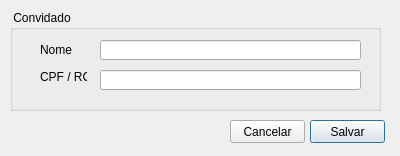
<?xml version="1.0" encoding="UTF-8"?>
<ui version="4.0">
 <class>NewEditInvited</class>
 <widget class="QDialog" name="NewEditInvited">
  <property name="geometry">
   <rect>
    <x>0</x>
    <y>0</y>
    <width>400</width>
    <height>156</height>
   </rect>
  </property>
  <property name="windowTitle">
   <string>Dialog</string>
  </property>
  <widget class="QGroupBox" name="groupBox">
   <property name="geometry">
    <rect>
     <x>10</x>
     <y>10</y>
     <width>371</width>
     <height>101</height>
    </rect>
   </property>
   <property name="title">
    <string> Convidado</string>
   </property>
   <widget class="QLabel" name="label">
    <property name="geometry">
     <rect>
      <x>30</x>
      <y>33</y>
      <width>47</width>
      <height>13</height>
     </rect>
    </property>
    <property name="text">
     <string>Nome</string>
    </property>
   </widget>
   <widget class="QLabel" name="label_2">
    <property name="geometry">
     <rect>
      <x>30</x>
      <y>60</y>
      <width>47</width>
      <height>13</height>
     </rect>
    </property>
    <property name="text">
     <string>CPF / RG</string>
    </property>
   </widget>
   <widget class="QLineEdit" name="lineEditName">
    <property name="geometry">
     <rect>
      <x>90</x>
      <y>30</y>
      <width>261</width>
      <height>20</height>
     </rect>
    </property>
   </widget>
   <widget class="QLineEdit" name="lineEditCPF">
    <property name="geometry">
     <rect>
      <x>90</x>
      <y>60</y>
      <width>261</width>
      <height>20</height>
     </rect>
    </property>
   </widget>
  </widget>
  <widget class="QPushButton" name="pushButtonSave">
   <property name="geometry">
    <rect>
     <x>310</x>
     <y>120</y>
     <width>75</width>
     <height>23</height>
    </rect>
   </property>
   <property name="text">
    <string>Salvar</string>
   </property>
  </widget>
  <widget class="QPushButton" name="pushButtonCancel">
   <property name="geometry">
    <rect>
     <x>230</x>
     <y>120</y>
     <width>75</width>
     <height>23</height>
    </rect>
   </property>
   <property name="text">
    <string>Cancelar</string>
   </property>
  </widget>
 </widget>
 <resources/>
 <connections/>
</ui>
